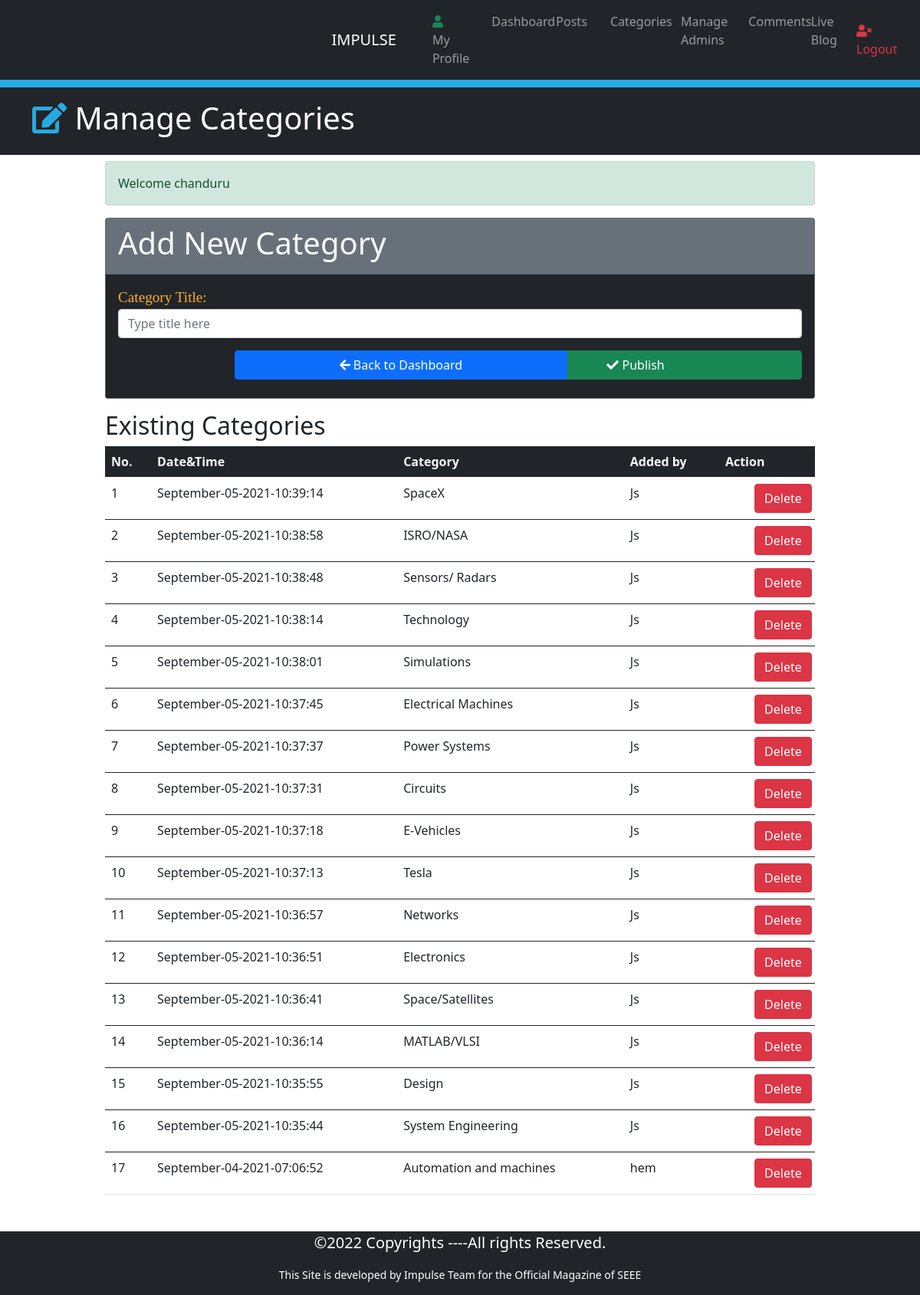
/Categories.php (signed in), run on the app's committed database.
### tables this page shows
CREATE TABLE `category` (
  `id` int(10) NOT NULL,
  `title` varchar(50) NOT NULL,
  `author` varchar(50) NOT NULL,
  `datetime` varchar(50) NOT NULL
);

### Categories.php (the view, shortened to what this page needs)
<?php
  require_once('includes/sessions.php');
?>
<!DOCTYPE html>
<html lang="en">
<head>
    <link rel="stylesheet" href="css/bootstrap.min.css">
    <link rel="stylesheet" href="css/all.min.css">
    <link rel="stylesheet" href="css/style.css">
</head>
<body>
  <nav class="navbar navbar-expand-lg navbar-dark bg-dark">
    <div class="container">
      <a href="#" class="navbar-brand">IMPULSE</a>
      <div class="collapse navbar-collapse" id="navbarcollapseCMS">
        <ul class="navbar-nav mr-auto">
          <li class="nav-item">
            <a href="myprofile.php" class="nav-link"> <i class="fas fa-user text-success"></i> My Profile</a>
          </li>
          <li class="nav-item">
            <a href="dashboard.php" class="nav-link">Dashboard</a>
          </li>
          <li class="nav-item">
            <a href="posts.php" class="nav-link">Posts</a>
          </li>
          <li class="nav-item">
            <a href="Categories.php" class="nav-link">Categories</a>
          </li>
          <li class="nav-item">
            <a href="admin.php" class="nav-link">Manage Admins</a>
          </li>
          <li class="nav-item">
            <a href="comments.php" class="nav-link">Comments</a>
          </li>
          <li class="nav-item">
            <a href="blog.php?page=1" class="nav-link" target="_blank">Live Blog</a>
          </li>
        </ul>
        <ul class="navbar-nav ms-auto">
          <li class="nav-item">
            <a href="logout.php" class="nav-link text-danger"><i class="fas fa-user-times"></i> Logout</a>
          </li>
        </ul>
      </div>
    </div>
  </nav>
  <div style="height:10px; background:#27aae1;"></div>
  <header class="bg-dark text-white py-3">
    <div class="container">
      <div class="row">
        <div class="col-md-12">
          <h1><i class="fas fa-edit" style="color:#27aae1;"></i> Manage Categories</h1>
        </div>
      </div>
    </div>
  </header>
  <section class="container py-2 mb-4">
      <div class="row">
        <div class="offset-lg-1 col-lg-10" style="min-height:400px;">
            <?php
              echo SuccessMessage();
            ?>
            <form action="Categories.php" method="post">
                <div class="card bg-secondary text-light mb-3">
                    <div class="card-header">
                        <h1>Add New Category</h1>
                    </div>
                    <div class="card-body bg-dark">
                        <div class="form-group">
                            <label  for="title"><span class="FieldInfo"> Category Title: </span></label>
                            <input class="form-control" type="text" name="CategoryTitle" id="title" placeholder="Type title here">
                        </div>
                        <div class="row pt-3">
                            <div class="col-lg-6 mb-2">
                                <a href="Dashboard.php" class="btn btn-primary w-100"><i class="fas fa-arrow-left"></i> Back to Dashboard</a>
                            </div>
                            <div class="col-lg-6 mb-2">
                                <button type="submit" name="Submit" class="btn btn-success w-100"><i class="fas fa-check"></i> Publish</button>
                            </div>
                        </div>
                    </div>
                </div>
            </form>
            <h2>Existing Categories</h2>
                <table class="table table-stripped table-hover">
                    <thead class="thead-light text-light bg-dark">
                        <th>No. </th>
                        <th>Date&Time</th>
                        <th>Category </th>
                        <th>Added by</th>
                        <th>Action</th>
                    </thead>
                    <?php
                        global $conn;
                        $sql = "SELECT * FROM category ORDER BY id desc";
                        $stmt = $conn->query($sql);
                        $stmt->execute();
                        $i = 0;
                        while($DataRows=$stmt->fetch()){
                            $CategoryId = $DataRows["id"];
                            $CategoryDate = $DataRows["datetime"];
                            $CategoryName = $DataRows["title"];
                            $CreatorName= $DataRows["author"];
                            $i++;
                    ?>
                    <tbody>
                        <tr>
                            <td><?php echo htmlentities($i);?></td>
                            <td><?php echo htmlentities($CategoryDate);?></td>
                            <td><?php echo htmlentities($CategoryName);?></td>
                            <td><?php echo htmlentities($CreatorName);?></td>
                            <td><a class="btn btn-danger" href="DeleteCategory.php?id=<?php echo $CategoryId?>">Delete</a></td>
                        </tr>
                    </tbody>
                    <?php }; ?>
                </table>
        </div>
      </div>
  </section>
  <footer class="bg-dark text-white">
    <div class="container">
      <div class="row">
        <div class="col">
          <p class="lead text-center">&copy;<span id="year"></span> Copyrights ----All rights Reserved.</p>
          <p class="text-center small">This Site is developed by Impulse Team for the Official Magazine of SEEE</p>
        </div>
      </div>
    </div>
  </footer>
</body>
</html>

### css/style.css (style rules this page uses)
.FieldInfo { color: rgb(251,174,44); font-family: Georgia, 'Times New Roman', Times, serif; font-size: 1.2em; }
a { text-decoration: none; }
.update h2,a { position: relative; font-size: 1rem; color: #252839; margin-left: 35%; -webkit-animation-stroke: 0.3vw #383d52; }
h2::before,a::before { content: attr(data-text); position: absolute; top: 0; left: 0; width: 0; height: 100%; color: #01fe87; -webkit-animation-stroke: 0.3vw #383d52; border-radius:2px solid #01fe87; overflow: hidden; animation: animate 6s linear infinite; }

### data on the page
category: datetime "September-05-2021-10:39:14", title "SpaceX", author "Js"
category: datetime "September-05-2021-10:38:58", title "ISRO/NASA", author "Js"
category: datetime "September-05-2021-10:38:48", title "Sensors/ Radars", author "Js"
category: datetime "September-05-2021-10:38:14", title "Technology", author "Js"
category: datetime "September-05-2021-10:38:01", title "Simulations", author "Js"
category: datetime "September-05-2021-10:37:45", title "Electrical Machines", author "Js"
category: datetime "September-05-2021-10:37:37", title "Power Systems", author "Js"
category: datetime "September-05-2021-10:37:31", title "Circuits", author "Js"
category: datetime "September-05-2021-10:37:18", title "E-Vehicles", author "Js"
category: datetime "September-05-2021-10:37:13", title "Tesla", author "Js"
category: datetime "September-05-2021-10:36:57", title "Networks", author "Js"
category: datetime "September-05-2021-10:36:51", title "Electronics", author "Js"
category: datetime "September-05-2021-10:36:41", title "Space/Satellites", author "Js"
category: datetime "September-05-2021-10:36:14", title "MATLAB/VLSI", author "Js"
category: datetime "September-05-2021-10:35:55", title "Design", author "Js"
category: datetime "September-05-2021-10:35:44", title "System Engineering", author "Js"
category: datetime "September-04-2021-07:06:52", title "Automation and machines", author "hem"

### other printed values
SuccessMessage() "Welcome chanduru"
